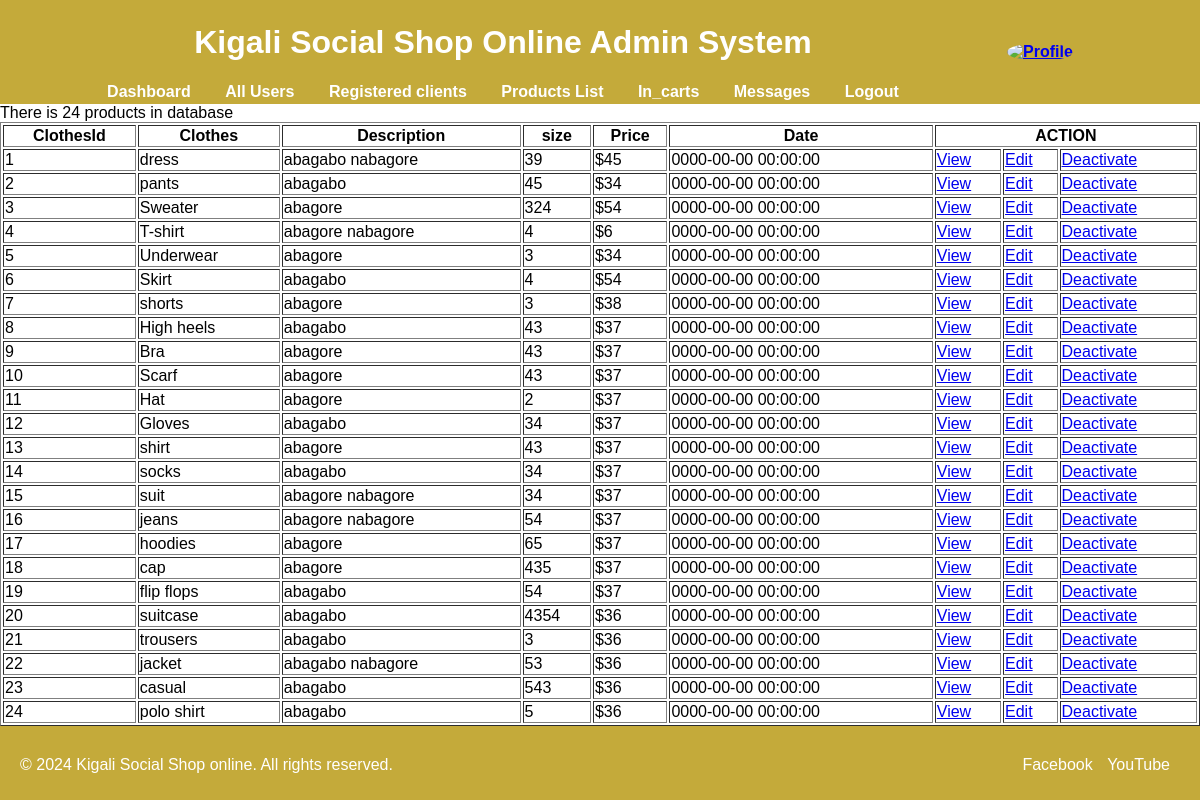
Page /products.php (signed in) on the committed database.
### tables this page shows
CREATE TABLE `clothes` (
  `ClothesId` int(2) DEFAULT NULL,
  `Clothes` varchar(10) DEFAULT NULL,
  `Description` varchar(16) DEFAULT NULL,
  `size` int(4) DEFAULT NULL,
  `price` varchar(4) DEFAULT NULL,
  `Date` timestamp NULL DEFAULT current_timestamp()
);

### products.php (the view, shortened to what this page needs)
<?php
   include('sessions.php');
?>
<!DOCTYPE html>
<html lang="en">
<head>
</head>
<body>
   <div class="hello">
  <table border="0"bgcolor="#c4aa3a">
  <tr><th width="1000px">
    <div class="header">
      <h1>Kigali Social Shop  Online Admin System</h1>
      <nav>
        <a href="admin.php">Dashboard</a>
        <a href="users.php">All Users</a>
        <a href="buyers.php">Registered clients</a>
        <a href="products.php">Products List</a>
        <a href="in_carts.php">In_carts</a>
        <a href="messages.php">Messages</a>
        <a href="logout.php">Logout</a>
      </nav>
    </div>
  </th><th>
    <div class="profile-section">
    <a href="profile.php"><img src="images/ppp.jpg" alt="Profile"style="width: 35%;border-radius: 50%;"></img></a>	   <br/>
    </div>
  </th></tr>
    </table></div>
    <?php
    $q = "SELECT * FROM clothes";
 $results = mysqli_query($con,$q);
 if($results){
    echo "There is ".$rowcount=mysqli_num_rows($results)." products in database";
 }else{
   echo "0";
 }
  ?>
  <?php
include("Connection.php");
                echo "<table border=1 width='100%'>
                <tr>
                <th>ClothesId </th>
                <th>Clothes </th>
                <th>Description </th>
                <th>size</th>
				<th>Price</th>
                <th>Date</th>
                <th colspan=3>ACTION </th>
                </tr>";
                $qer = "SELECT * FROM clothes";
				$results = mysqli_query($con, $qer);
                while($r= mysqli_fetch_array($results)){
                    echo "<tr>
                    <td>".$r['ClothesId']."</td>
                    <td>".$r['Clothes']."</td>
                    <td>".$r['Description']."</td>
                    <td>".$r['size']."</td>
					<td>".$r['price']."</td>
					<td>".$r['Date']."</td>";
                    echo "
                    <td><a href='ViewUser.php?ClothesId=$r[ClothesId]'> View </a></td>
                    <td><a href='EditUser.php?ClothesId=$r[ClothesId]'> Edit </a></td>
                    <td><a href='DeactivateUser.php?ClothesId=$r[ClothesId]'> Deactivate </a></td>
                    </tr>";
                }
                echo "</table>";
        ?>
<footer>
    <div class="container">
      <p>&copy; 2024 Kigali Social Shop  online. All rights reserved.</p>
      <ul>
        <li><a href="https://www.facebook.com" target="_blank">Facebook</a></li>
        <li><a href="https://www.youtube.com" target="_blank">YouTube</a></li>
      </ul>
    </div>
  </footer>
</body>
</html>

### products.php (style rules this page uses)
footer p { margin: 0; }
footer ul { list-style: none; padding: 0; margin: 0; }
footer ul li { display: inline; margin-right: 10px; }
footer a { text-decoration: none; color: #fff; }
footer { background-color: #c4aa3a; color: #fff; padding: 10px 0; text-align: center; position:relative; }
body { margin: 0; font-family: Arial, sans-serif; }
.header { background-color: #c4aa3a; color: #fff; padding: 0px; text-align: center; }
.container { display: flex; justify-content: space-between; padding: 20px; }
.profile-section { width: 100%; background-color: #c4aa3a; padding: 0px; height: 100% }
.header a { color: #fff; text-decoration: none; margin: 0 15px; }
.hello { background-color: #c4aa3a; }

### rows in the picture
clothes: ClothesId "1", Clothes "dress", Description "abagabo nabagore", size "39", price "$45", Date "0000-00-00 00:00:00"
clothes: ClothesId "2", Clothes "pants", Description "abagabo", size "45", price "$34", Date "0000-00-00 00:00:00"
clothes: ClothesId "3", Clothes "Sweater", Description "abagore", size "324", price "$54", Date "0000-00-00 00:00:00"
clothes: ClothesId "4", Clothes "T-shirt", Description "abagore nabagore", size "4", price "$6", Date "0000-00-00 00:00:00"
clothes: ClothesId "5", Clothes "Underwear", Description "abagore", size "3", price "$34", Date "0000-00-00 00:00:00"
clothes: ClothesId "6", Clothes "Skirt", Description "abagabo", size "4", price "$54", Date "0000-00-00 00:00:00"
clothes: ClothesId "7", Clothes "shorts", Description "abagore", size "3", price "$38", Date "0000-00-00 00:00:00"
clothes: ClothesId "8", Clothes "High heels", Description "abagabo", size "43", price "$37", Date "0000-00-00 00:00:00"
clothes: ClothesId "9", Clothes "Bra", Description "abagore", size "43", price "$37", Date "0000-00-00 00:00:00"
clothes: ClothesId "10", Clothes "Scarf", Description "abagore", size "43", price "$37", Date "0000-00-00 00:00:00"
clothes: ClothesId "11", Clothes "Hat", Description "abagore", size "2", price "$37", Date "0000-00-00 00:00:00"
clothes: ClothesId "12", Clothes "Gloves", Description "abagabo", size "34", price "$37", Date "0000-00-00 00:00:00"
clothes: ClothesId "13", Clothes "shirt", Description "abagore", size "43", price "$37", Date "0000-00-00 00:00:00"
clothes: ClothesId "14", Clothes "socks", Description "abagabo", size "34", price "$37", Date "0000-00-00 00:00:00"
clothes: ClothesId "15", Clothes "suit", Description "abagore nabagore", size "34", price "$37", Date "0000-00-00 00:00:00"
clothes: ClothesId "16", Clothes "jeans", Description "abagore nabagore", size "54", price "$37", Date "0000-00-00 00:00:00"
clothes: ClothesId "17", Clothes "hoodies", Description "abagore", size "65", price "$37", Date "0000-00-00 00:00:00"
clothes: ClothesId "18", Clothes "cap", Description "abagore", size "435", price "$37", Date "0000-00-00 00:00:00"
clothes: ClothesId "19", Clothes "flip flops", Description "abagabo", size "54", price "$37", Date "0000-00-00 00:00:00"
clothes: ClothesId "20", Clothes "suitcase", Description "abagabo", size "4354", price "$36", Date "0000-00-00 00:00:00"
clothes: ClothesId "21", Clothes "trousers", Description "abagabo", size "3", price "$36", Date "0000-00-00 00:00:00"
clothes: ClothesId "22", Clothes "jacket", Description "abagabo nabagore", size "53", price "$36", Date "0000-00-00 00:00:00"
clothes: ClothesId "23", Clothes "casual", Description "abagabo", size "543", price "$36", Date "0000-00-00 00:00:00"
clothes: ClothesId "24", Clothes "polo shirt", Description "abagabo", size "5", price "$36", Date "0000-00-00 00:00:00"

### other values in the picture
$rowcount=mysqli_num_rows($results)." products in database" "24 products in database"
